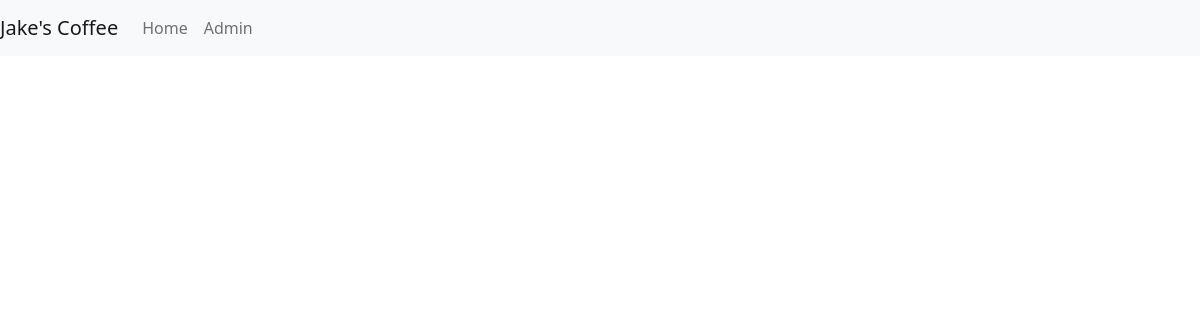
/, run on an earlier commit of the app's database.
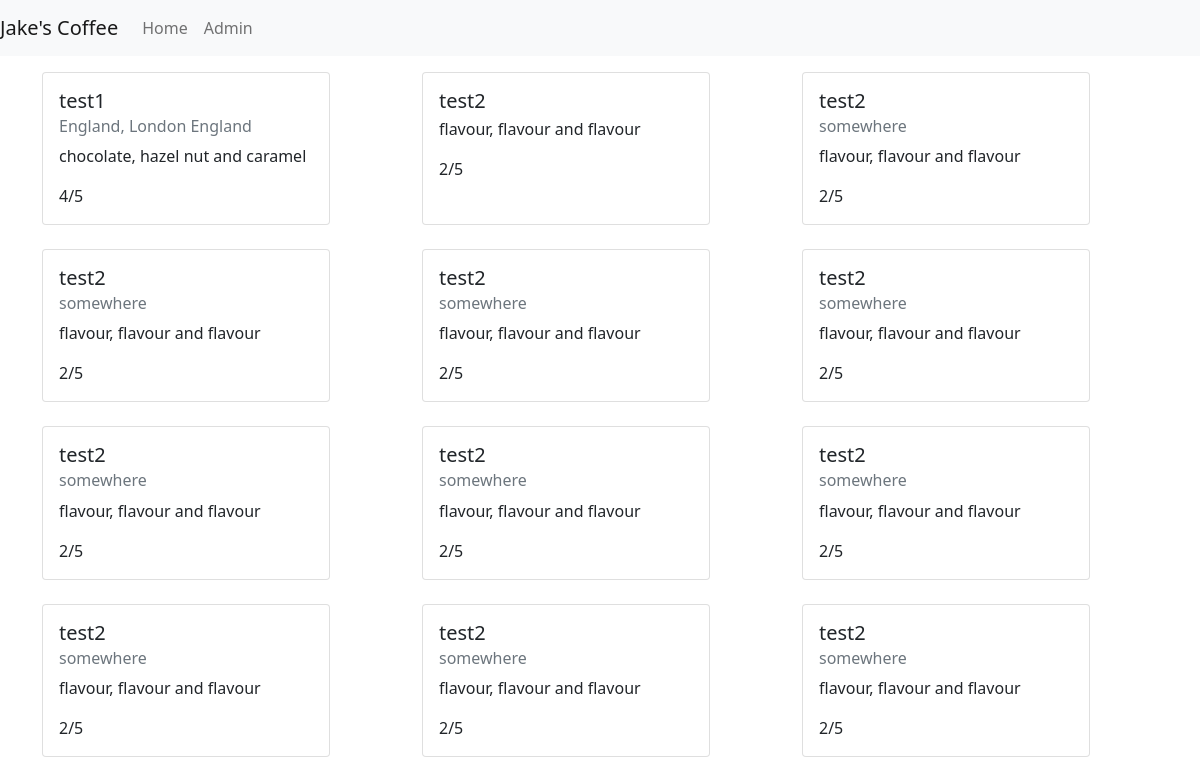
And on a later commit of the database.
### app/models.py (models this page shows)
class Bean(db.Model):
    id = db.Column(db.Integer, primary_key=True)
    name = db.Column(db.String(20), index=True, nullable=False)
    country = db.Column(db.String(20), index=True)
    region = db.Column(db.String(20), index=True)
    description = db.Column(db.String(80))
    rating = db.Column(db.Integer, index=True, nullable=False)

### app/routes.py (the view)
@app.route('/')
def index():
    beans = Bean.query.all()
    return render_template('index.html', beans=beans)

### app/templates/index.html
{% extends 'base.html' %}
{% block content %}
<main class="mt-3">
    <div class="container">
        <div class="row row-cols-1 row-cols-md-3">
            {% for bean in beans %}
            {% include '_bean_thumbnail.html' %}
            {% endfor %}
        </div>
    </div>
</main>
{% endblock %}

### app/templates/base.html (shortened to what this page needs)
<!doctype html>
<html lang="en">
<head>
  <link href="https://cdn.jsdelivr.net/npm/bootstrap@5.0.2/dist/css/bootstrap.min.css" rel="stylesheet"
>
</head>
<body>
  <nav class="navbar navbar-expand-lg navbar-light bg-light">
    <a class="navbar-brand" href="#">Jake's Coffee</a>
    <div class="collapse navbar-collapse" id="navbarNav">
      <ul class="navbar-nav">
        <li class="nav-item active">
          <a class="nav-link" href="{{ url_for('index') }}">Home</a>
        </li>
        <li class="nav-item">
          <a class="nav-link" href="{{ url_for('admin') }}">Admin</a>
        </li>
      </ul>
    </div>
  </nav>
  {% block content %} {% endblock %}
</body>
</html>

### app/templates/_bean_thumbnail.html
<div class="col mb-4">
    <div class="card h-100" style="width: 18rem;">
        <div class="card-body">
            <h5 class="card-title">{{ bean.name }}</h5>
            <h6 class="card-subtitle mb-2 text-muted">
                {% if bean.country %}
                {% if bean.region %}
                {{ bean.country }}, {{ bean.region }}
                {% endif %}
                {{ bean.country }}
                {% endif %}
            </h6>
            <p class="card-text">
                {% if bean.description %} {{ bean.description }} {% endif %}
            </p>
            <p class="card-text">{{ bean.rating }}/5</p>
        </div>
    </div>
</div>

What changed in the data, as far as the page shows it:
added Bean: name "test1", country "England", region "London", description "chocolate, hazel nut and caramel", rating "4"
added Bean: name "test2", description "flavour, flavour and flavour", rating "2"
added Bean: name "test2", country "somewhere", description "flavour, flavour and flavour", rating "2"
added Bean: name "test2", country "somewhere", description "flavour, flavour and flavour", rating "2"
added Bean: name "test2", country "somewhere", description "flavour, flavour and flavour", rating "2"
added Bean: name "test2", country "somewhere", description "flavour, flavour and flavour", rating "2"
added Bean: name "test2", country "somewhere", description "flavour, flavour and flavour", rating "2"
added Bean: name "test2", country "somewhere", description "flavour, flavour and flavour", rating "2"
added Bean: name "test2", country "somewhere", description "flavour, flavour and flavour", rating "2"
added Bean: name "test2", country "somewhere", description "flavour, flavour and flavour", rating "2"
added Bean: name "test2", country "somewhere", description "flavour, flavour and flavour", rating "2"
added Bean: name "test2", country "somewhere", description "flavour, flavour and flavour", rating "2"
